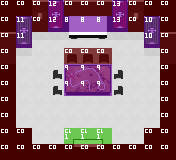

Tiled map render using the project's own tile images. Description and the whole map definition, tile-layer contents included, below:
An orthogonal 11x10 tile map with 16x16 px tiles, 3 tile layers (Tile Layer 1, Tile Layer 2, Tile Layer 3), 2 tilesets.

<map version="1.2" tiledversion="1.2.4" orientation="orthogonal" renderorder="right-down" width="11" height="10" tilewidth="16" tileheight="16" infinite="0" nextlayerid="9" nextobjectid="1">
 <tileset firstgid="1" source="../tilesets/world-tileset.tsx" />
 <tileset firstgid="4097" source="../tilesets/collision-tileset.tsx" />
 <layer id="6" name="Tile Layer 1" width="11" height="10">
  <data encoding="csv">
1,1,1602,1602,1602,1602,1602,1602,1602,1,1,
1,1537,1409,1409,1409,1409,1409,1409,1409,1537,1,
1602,1473,1475,1475,1475,1475,1475,1475,1475,1473,1602,
1409,1475,1410,1410,1410,1410,1410,1410,1410,1475,1409,
1,1410,1410,1410,1410,1410,1410,1410,1410,1410,1,
1,1410,1410,1410,1410,1410,1410,1410,1410,1410,1,
1,1410,1410,1410,1410,1410,1410,1410,1410,1410,1,
1,1410,1410,1410,1410,1410,1410,1410,1410,1410,1,
1,1,1410,1410,1410,1410,1410,1410,1410,1,1,
1,1,1,1,1,1,1,1,1,1,1
</data>
 </layer>
 <layer id="7" name="Tile Layer 2" width="11" height="10">
  <data encoding="csv">
0,0,1924,1739,0,0,0,1739,1924,0,0,
0,1740,1988,1803,1864,1865,1866,1803,1988,1740,0,
0,1804,0,0,1928,1929,1930,0,0,1804,0,
0,0,0,0,1931,1931,1931,0,0,0,0,
0,0,0,1867,1736,1737,1738,1868,0,0,0,
0,0,0,1867,1800,1801,1802,1868,0,0,0,
0,0,0,0,0,0,0,0,0,0,0,
0,0,0,0,0,0,0,0,0,0,0,
0,0,0,0,1797,1798,1799,0,0,0,0,
0,0,0,0,1861,1862,1863,0,0,0,0
</data>
 </layer>
 <layer id="8" name="Tile Layer 3" width="11" height="10">
  <data encoding="csv">
4098,4098,4098,4109,4098,4098,4098,4110,4098,4098,4098,
4098,4108,4098,4109,4105,4105,4105,4110,4098,4107,4098,
4098,4108,0,0,0,0,0,0,0,4107,4098,
4098,0,0,0,4098,4098,4098,0,0,0,4098,
4098,0,0,0,4106,4106,4106,0,0,0,4098,
4098,0,0,0,4106,4106,4106,0,0,0,4098,
4098,0,0,0,0,0,0,0,0,0,4098,
4098,0,0,0,0,0,0,0,0,0,4098,
4098,4098,0,0,4100,4100,4100,0,0,4098,4098,
4098,4098,4098,4098,4098,4098,4098,4098,4098,4098,4098
</data>
 </layer>
</map>
